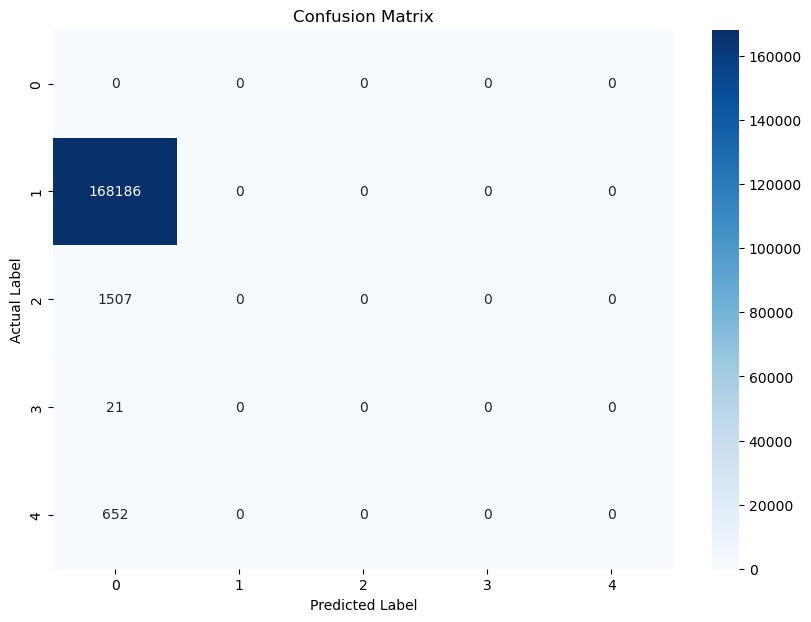

This figure's Python source:
import pandas as pd
import numpy as np
import tensorflow as tf
from sklearn.metrics import classification_report, confusion_matrix
import seaborn as sns
import matplotlib.pyplot as plt

# Load your pretrained model
model = tf.keras.models.load_model('ssh_attack_model.keras')

# Load your raw data
raw_data_path = 'MachineLearningCVE/Thursday-WorkingHours-Morning-WebAttacks.pcap_ISCX.csv'
raw_data = pd.read_csv(raw_data_path)

# Step 1: Check column names
print(raw_data.columns)

# Step 2: Drop the label column and preprocess the data
X_test = raw_data.drop(' Label', axis=1)  # Use the correct label column name (' Label')
y_test = raw_data[' Label']  # Use the correct label column name (' Label')

# Step 3: Use the model to predict
y_pred = model.predict(X_test)
y_pred_classes = np.argmax(y_pred, axis=1)

# Convert both y_test and y_pred_classes to strings to ensure consistency
y_test = y_test.astype(str)
y_pred_classes = y_pred_classes.astype(str)

# Step 4: Evaluate model performance
print("Classification Report:")
print(classification_report(y_test, y_pred_classes))

# Step 5: Generate Confusion Matrix
conf_matrix = confusion_matrix(y_test, y_pred_classes)

# Plot confusion matrix
plt.figure(figsize=(10, 7))
sns.heatmap(conf_matrix, annot=True, fmt='d', cmap='Blues')
plt.title('Confusion Matrix')
plt.ylabel('Actual Label')
plt.xlabel('Predicted Label')
plt.show()

# Step 6: Plot Bar Graph
# Assuming y_test contains the true labels and y_pred_classes contains predicted classes
label_counts = pd.Series(y_test).value_counts()
predicted_counts = pd.Series(y_pred_classes).value_counts()

plt.figure(figsize=(8, 6))
label_counts.plot(kind='bar', color='blue', alpha=0.7, label='True Labels')
predicted_counts.plot(kind='bar', color='orange', alpha=0.7, label='Predicted Labels')
plt.title('Bar Graph of True vs Predicted Labels')
plt.legend()
plt.show()

# Step 7: Plot Histogram
plt.figure(figsize=(8, 6))
plt.hist(y_test, bins=10, alpha=0.7, label='True Labels', color='blue')
plt.hist(y_pred_classes, bins=10, alpha=0.7, label='Predicted Labels', color='orange')
plt.title('Histogram of True vs Predicted Labels')
plt.legend()
plt.show()

# Step 8: Optional - Use GPU to speed up (ensure you have TensorFlow-GPU installed)
physical_devices = tf.config.list_physical_devices('GPU')
if physical_devices:
    print(f'Using GPU: {physical_devices[0]}')
    try:
        tf.config.experimental.set_memory_growth(physical_devices[0], True)
    except:
        pass  # Invalid device or cannot modify memory growth settings
else:
    print("No GPU found, using CPU.")
